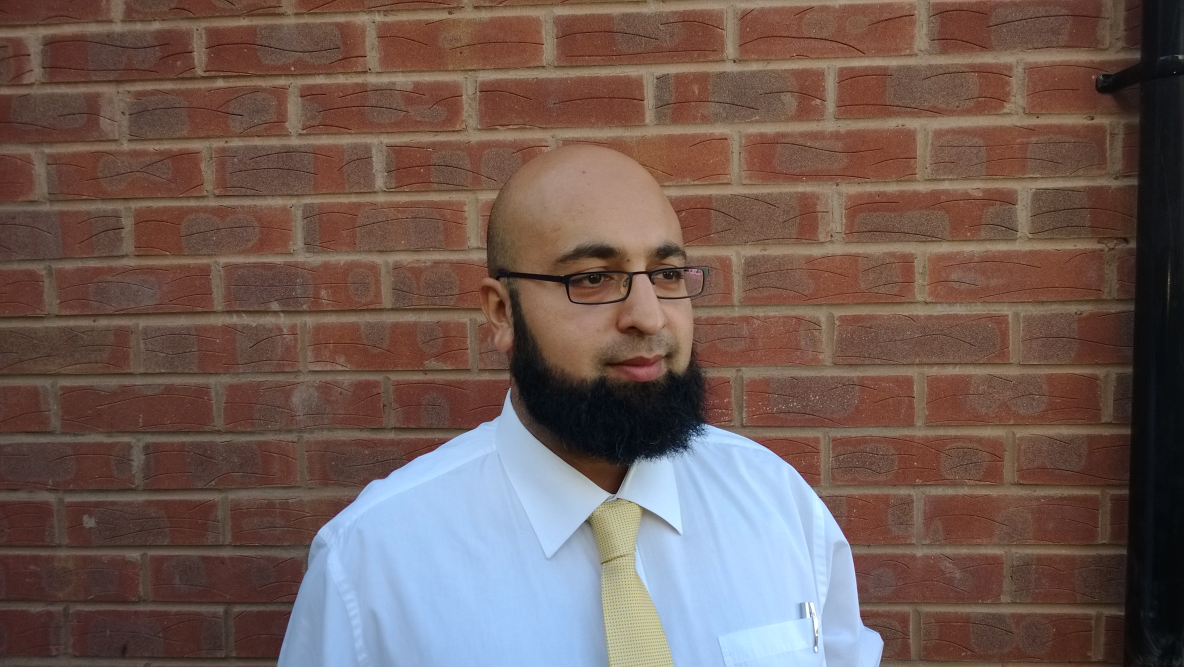
#> input picture dproj/OpenCV/bRm/Waheed2.jpg, 3552 x 2000 px (shown at 1/3 size)
$ python ContourTest.py   (Python 2 division)   (older library calls are emulated)
#> lines starting #> are read from the running program, lines starting #| are printed output that depends on the picture; after the words box and inside, x2 and y2 are one past the last pixel; in counts of white or black regions, pixels touching at a corner belong together
# Contours testing

import numpy as np
import cv2

im = cv2.imread('Waheed2.jpg')
#> im is the input picture: shape (2000, 3552, 3); mean B, G, R 84.2, 90.8, 111.9
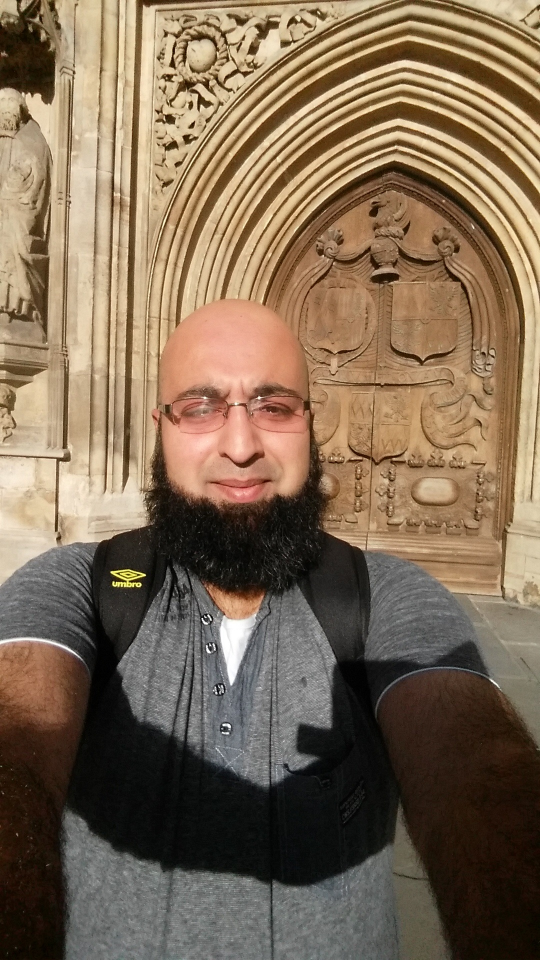
#> input picture dproj/OpenCV/bRm/Waheed.jpg, 1080 x 1920 px (shown at 1/2 size)
#> further down, image is the input picture: shape (1920, 1080, 3); mean B, G, R 84.7, 106.8, 126.9
# [7 lines of commented-out code are left out]

def find_marker(im):
    # convert the image to grayscale and blur to detect edges
    imgray = cv2.cvtColor(im,cv2.COLOR_BGR2GRAY)
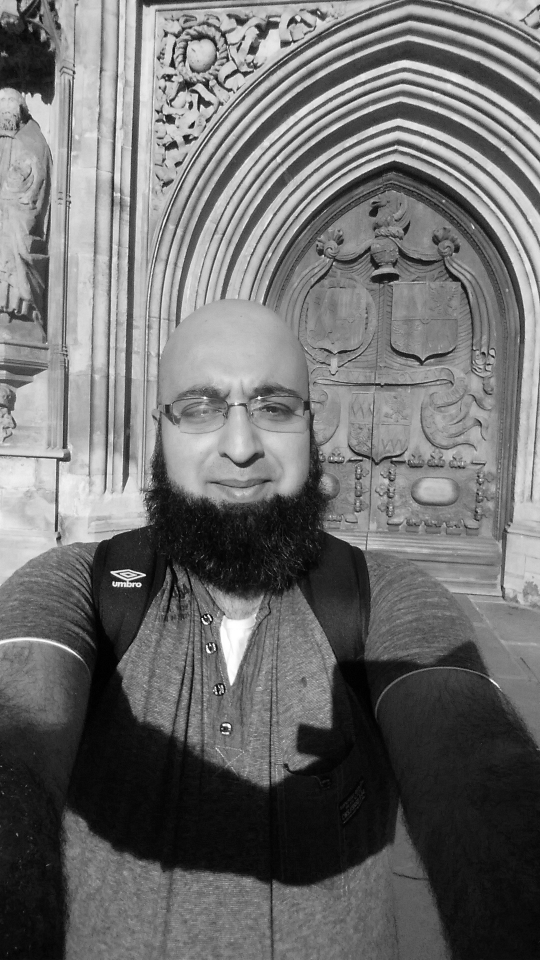
#> imgray: shape (1920, 1080) (shown at 1/2 size); min 0, max 255, mean 110.3
    ret,thresh=cv2.threshold(imgray,127,255,0)
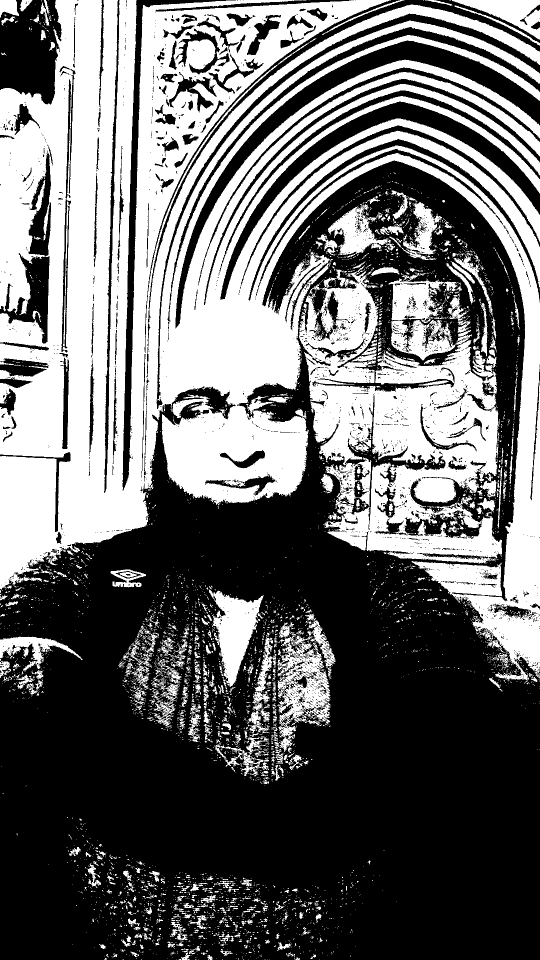
#> thresh: shape (1920, 1080) (shown at 1/2 size); 41.9% white; 5080 white regions (4602 under 20 px)
    im2, contours, hierarchy = cv2.findContours(thresh,cv2.RETR_TREE,cv2.CHAIN_APPROX_SIMPLE)
#> contours = 9759 contours, 9096 with area under 20; largest, box (x1, y1, x2, y2) and area: (0, 0, 1080, 1363) 657395, (598, 531, 1004, 1127) 141616, (549, 1245, 661, 1504) 14116, (417, 1178, 527, 1374) 9802, (678, 790, 892, 1050) 7024

    # find the contours in the edged image
    im2, contours, hierarchy = cv2.findContours(thresh,cv2.RETR_TREE,cv2.CHAIN_APPROX_SIMPLE)
#> (the run stopped early here; a loop or call above may not have finished)
